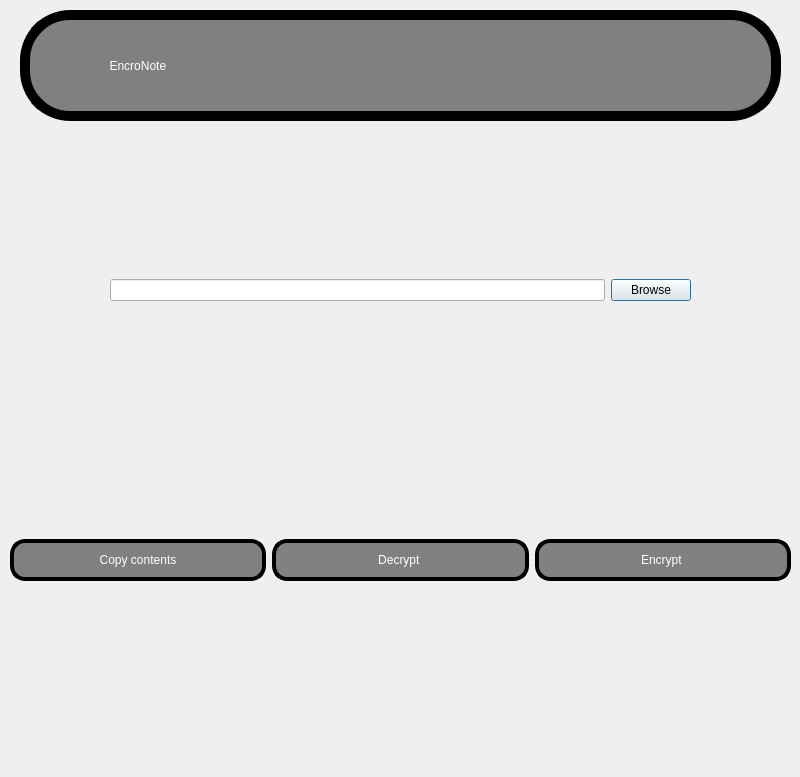
<?xml version="1.0" encoding="UTF-8"?>
<ui version="4.0">
 <class>Dialog</class>
 <widget class="QDialog" name="Dialog">
  <property name="geometry">
   <rect>
    <x>0</x>
    <y>0</y>
    <width>800</width>
    <height>777</height>
   </rect>
  </property>
  <property name="windowTitle">
   <string>Dialog</string>
  </property>
  <widget class="QLabel" name="hey">
   <property name="geometry">
    <rect>
     <x>0</x>
     <y>0</y>
     <width>800</width>
     <height>800</height>
    </rect>
   </property>
   <property name="text">
    <string/>
   </property>
   <property name="pixmap">
    <pixmap>../../Downloads/nZafSV.jpg</pixmap>
   </property>
  </widget>
  <widget class="QWidget" name="verticalLayoutWidget_2">
   <property name="geometry">
    <rect>
     <x>0</x>
     <y>10</y>
     <width>801</width>
     <height>111</height>
    </rect>
   </property>
   <layout class="QVBoxLayout" name="verticalLayout_2">
    <property name="leftMargin">
     <number>20</number>
    </property>
    <property name="rightMargin">
     <number>20</number>
    </property>
    <item>
     <widget class="QLabel" name="label_2">
      <property name="styleSheet">
       <string notr="true">font: 75 36pt &quot;Rockwell&quot;;
color: white; 
text-align: center; 
border: 10px solid black;
border-radius: 50px; 
padding: 10px;
background-color: grey; </string>
      </property>
      <property name="text">
       <string>                    EncroNote</string>
      </property>
     </widget>
    </item>
   </layout>
  </widget>
  <widget class="QWidget" name="horizontalLayoutWidget">
   <property name="geometry">
    <rect>
     <x>10</x>
     <y>250</y>
     <width>781</width>
     <height>80</height>
    </rect>
   </property>
   <layout class="QHBoxLayout" name="horizontalLayout">
    <property name="leftMargin">
     <number>100</number>
    </property>
    <property name="rightMargin">
     <number>100</number>
    </property>
    <item>
     <widget class="QLineEdit" name="FileName"/>
    </item>
    <item>
     <widget class="QPushButton" name="Browse">
      <property name="text">
       <string>Browse</string>
      </property>
     </widget>
    </item>
   </layout>
  </widget>
  <widget class="QWidget" name="horizontalLayoutWidget_2">
   <property name="geometry">
    <rect>
     <x>10</x>
     <y>470</y>
     <width>781</width>
     <height>181</height>
    </rect>
   </property>
   <layout class="QHBoxLayout" name="horizontalLayout_2">
    <item>
     <widget class="QPushButton" name="Copy">
      <property name="styleSheet">
       <string notr="true">QPushButton
{

background-color: grey;
color: white;
font: 75 21pt &quot;Rockwell&quot;;
border-radius: 15px;
border: 4px solid black; 
padding: 10px; 
}
QPushButton:hover
{
border: 0px; 
}

</string>
      </property>
      <property name="text">
       <string>Copy contents</string>
      </property>
     </widget>
    </item>
    <item>
     <widget class="QPushButton" name="Decrypt">
      <property name="styleSheet">
       <string notr="true">QPushButton
{

background-color: grey;
color: white;
font: 75 21pt &quot;Rockwell&quot;;
border-radius: 15px;
border: 4px solid black; 
padding: 10px; 
}
QPushButton:hover
{
border: 0px; 
}

</string>
      </property>
      <property name="text">
       <string>Decrypt </string>
      </property>
     </widget>
    </item>
    <item>
     <widget class="QPushButton" name="Encrypt">
      <property name="styleSheet">
       <string notr="true">QPushButton
{

background-color: grey;
color: white;
font: 75 21pt &quot;Rockwell&quot;;
border-radius: 15px;
border: 4px solid black; 
padding: 10px; 
}
QPushButton:hover
{
border: 0px; 
}

</string>
      </property>
      <property name="text">
       <string>Encrypt </string>
      </property>
     </widget>
    </item>
   </layout>
  </widget>
  <widget class="QLabel" name="Error">
   <property name="geometry">
    <rect>
     <x>110</x>
     <y>343</y>
     <width>521</width>
     <height>20</height>
    </rect>
   </property>
   <property name="styleSheet">
    <string notr="true">font: 75 16pt &quot;Rockwell&quot;;
color: red; </string>
   </property>
   <property name="text">
    <string/>
   </property>
  </widget>
  <widget class="QLabel" name="Success">
   <property name="geometry">
    <rect>
     <x>110</x>
     <y>343</y>
     <width>521</width>
     <height>20</height>
    </rect>
   </property>
   <property name="styleSheet">
    <string notr="true">font: 75 16pt &quot;Rockwell&quot;;
color: Green
; </string>
   </property>
   <property name="text">
    <string/>
   </property>
  </widget>
 </widget>
 <resources/>
 <connections/>
</ui>
